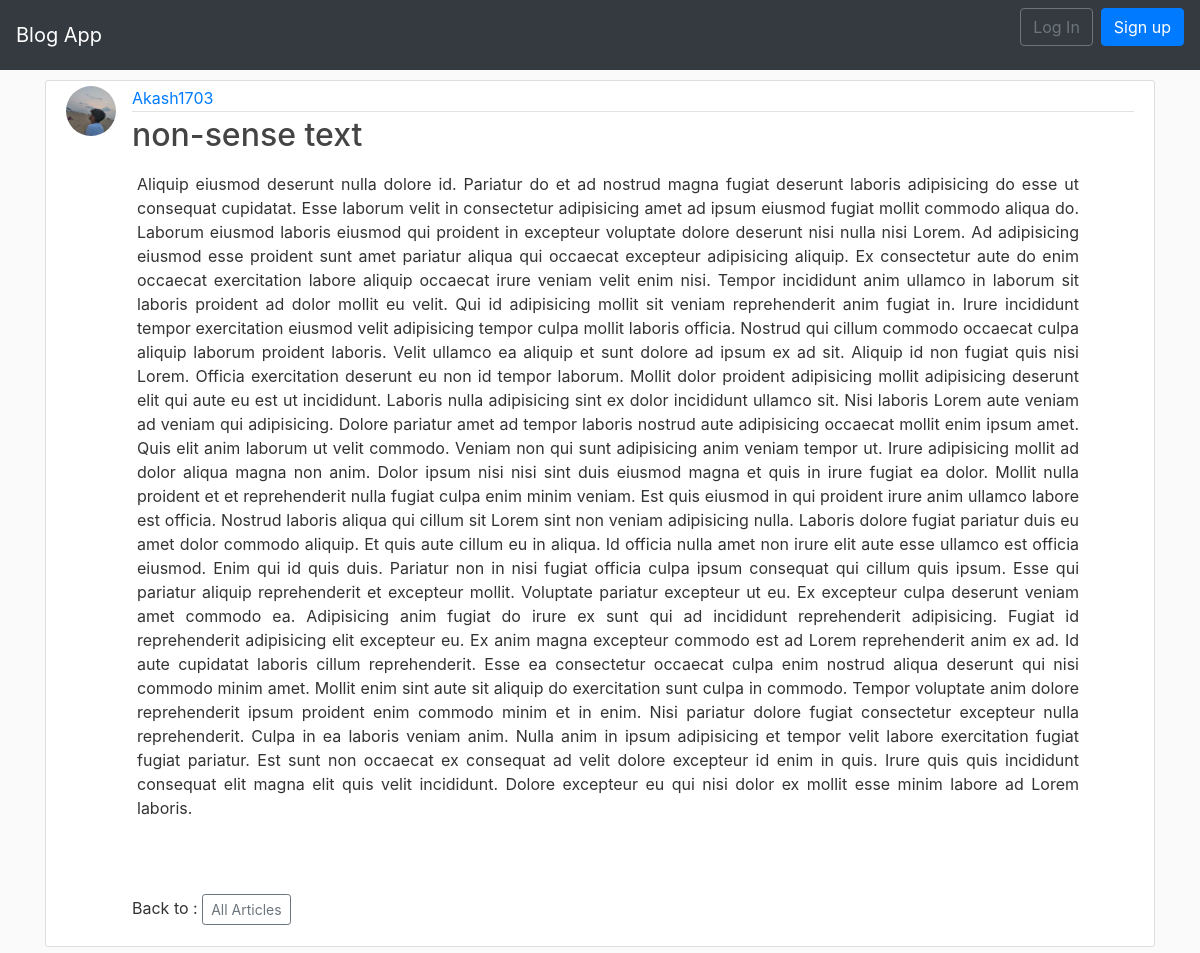
The page /post/13/ on the database its author committed.
### blog/models.py (models this page shows, shortened)
class Post(models.Model):
    title = models.CharField(max_length = 250)
    content = models.TextField()
    post_posted = models.DateTimeField(default = timezone.now)
    author = models.ForeignKey(User, on_delete = models.CASCADE)

### users/models.py (models this page shows, shortened)
class Profile(models.Model):
    user = models.OneToOneField(User,on_delete = models.CASCADE)
    image = models.ImageField(default = 'default.jpg', upload_to = 'profile_pics')

### blog/views.py (the view)
# urls.py: path('post/<int:pk>/', PostDetailView.as_view(), name='post-detail'),
class PostDetailView(DetailView):
    model = Post

### blog/templates/blog/post_detail.html (shortened to what this page needs)
{% extends "blog/base.html" %}
{% block content %}
  <article class="media content-section">
    <img class="rounded-circle article-img" src="{{ object.author.profile.image.url }}">
    <div class="media-body">
      <div class="article-metadata">
        <a class="mr-2" href="{% url 'user-posts' object.author.username %}">{{ object.author }}</a>
      </div>
      <h2 class="article-title">{{ object.title }}</h2>
      <p class="article-content">{{ object.content }}</p>
      <br>
      <br>
      <p>Back to : <a class="btn btn-outline-secondary btn-sm" href="{% url 'blog-home' %}">All Articles</a></p>
    </div>
  </article>
{% endblock content %}

### blog/static/blog/main.css (style rules this page uses)
body { background: #fafafa; color: #333333; }
h1, h2, h3, h4, h5, h6 { color: #444444; }
.content-section { background: #ffffff; padding: 5px 20px; border: 1px solid #dddddd; border-radius: 3px; margin-bottom: 10px; margin-top: 10px; text-align: justify; margin-left: auto; margin-right:auto; }
.article-title { color: #444444; }
.article-content { white-space: pre-line; padding:10px 55px 10px 5px; text-align: justify; }
.article-img { height: 50px; width: 50px; margin-right: 16px; }
.article-metadata { padding-bottom: 1px; margin-bottom: 4px; border-bottom: 1px solid #e3e3e3 }

### rows shown on the page
Post: author.profile.image (picture), author "Akash1703", title "non-sense text", content "Aliquip eiusmod deserunt nulla dolore id. Pariatur do et ad nostrud magna fugiat deserunt laboris adipisicing do esse ut consequat cupidatat. Esse laborum velit in consectetur adipisicing amet ad ipsum eiusmod fugiat mollit commodo aliqua do. Laborum eiusmod laboris eiusmod qui proident in excepteur voluptate dolore deserunt nisi nulla nisi Lorem. Ad adipisicing eiusmod esse proident sunt amet pariatur aliqua qui occaecat excepteur adipisicing aliquip. Ex consectetur aute do enim occaecat exercitation labore aliquip occaecat irure veniam velit enim nisi. Tempor incididunt anim ullamco in laborum sit laboris proident ad dolor mollit eu velit. Qui id adipisicing mollit sit veniam…"
